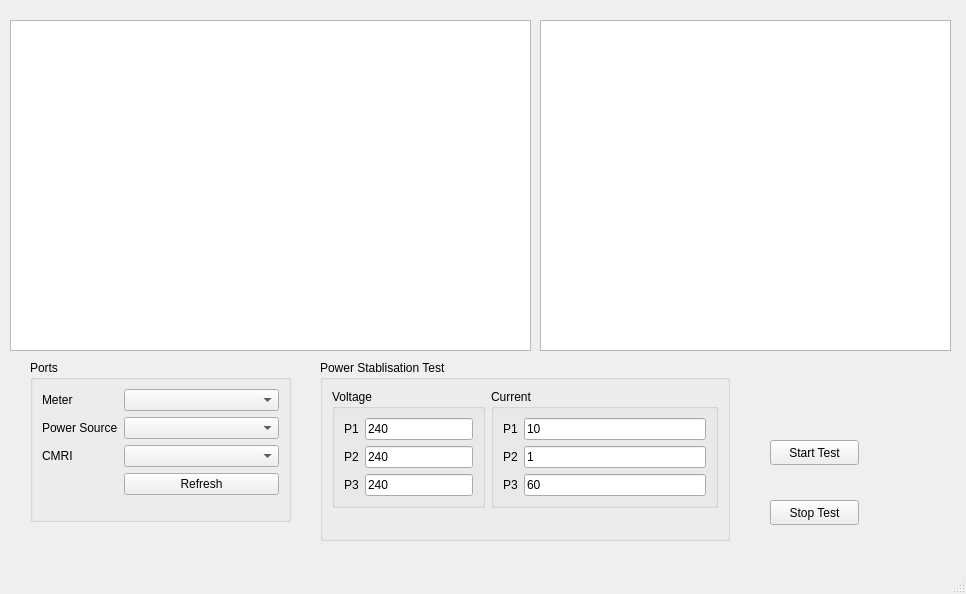
<?xml version="1.0" encoding="UTF-8"?>
<ui version="4.0">
 <class>MainWindow</class>
 <widget class="QMainWindow" name="MainWindow">
  <property name="geometry">
   <rect>
    <x>0</x>
    <y>0</y>
    <width>966</width>
    <height>594</height>
   </rect>
  </property>
  <property name="windowTitle">
   <string>MainWindow</string>
  </property>
  <widget class="QWidget" name="centralwidget">
   <widget class="QGraphicsView" name="customPlot">
    <property name="geometry">
     <rect>
      <x>10</x>
      <y>20</y>
      <width>521</width>
      <height>331</height>
     </rect>
    </property>
   </widget>
   <widget class="QPushButton" name="startBtn">
    <property name="geometry">
     <rect>
      <x>770</x>
      <y>440</y>
      <width>89</width>
      <height>25</height>
     </rect>
    </property>
    <property name="text">
     <string>Start Test</string>
    </property>
   </widget>
   <widget class="QPushButton" name="stopBtn">
    <property name="geometry">
     <rect>
      <x>770</x>
      <y>500</y>
      <width>89</width>
      <height>25</height>
     </rect>
    </property>
    <property name="text">
     <string>Stop Test</string>
    </property>
   </widget>
   <widget class="QGroupBox" name="groupBox">
    <property name="geometry">
     <rect>
      <x>30</x>
      <y>360</y>
      <width>261</width>
      <height>162</height>
     </rect>
    </property>
    <property name="title">
     <string>Ports</string>
    </property>
    <layout class="QFormLayout" name="formLayout">
     <item row="0" column="0">
      <widget class="QLabel" name="label">
       <property name="text">
        <string>Meter</string>
       </property>
      </widget>
     </item>
     <item row="1" column="0">
      <widget class="QLabel" name="label_5">
       <property name="text">
        <string>Power Source</string>
       </property>
      </widget>
     </item>
     <item row="2" column="0">
      <widget class="QLabel" name="label_14">
       <property name="text">
        <string>CMRI</string>
       </property>
      </widget>
     </item>
     <item row="3" column="1">
      <widget class="QPushButton" name="refreshBtn">
       <property name="text">
        <string>Refresh</string>
       </property>
      </widget>
     </item>
     <item row="0" column="1">
      <widget class="QComboBox" name="serialPort"/>
     </item>
     <item row="1" column="1">
      <widget class="QComboBox" name="psSerialPort"/>
     </item>
     <item row="2" column="1">
      <widget class="QComboBox" name="cmriSerialPort"/>
     </item>
    </layout>
   </widget>
   <widget class="QTextEdit" name="DialogLog">
    <property name="geometry">
     <rect>
      <x>540</x>
      <y>20</y>
      <width>411</width>
      <height>331</height>
     </rect>
    </property>
    <property name="verticalScrollBarPolicy">
     <enum>Qt::ScrollBarAsNeeded</enum>
    </property>
    <property name="sizeAdjustPolicy">
     <enum>QAbstractScrollArea::AdjustToContents</enum>
    </property>
    <property name="textInteractionFlags">
     <set>Qt::TextSelectableByKeyboard|Qt::TextSelectableByMouse</set>
    </property>
   </widget>
   <widget class="QGroupBox" name="groupBox_6">
    <property name="geometry">
     <rect>
      <x>320</x>
      <y>360</y>
      <width>410</width>
      <height>181</height>
     </rect>
    </property>
    <property name="title">
     <string>Power Stablisation Test</string>
    </property>
    <layout class="QFormLayout" name="formLayout_5">
     <item row="0" column="0">
      <widget class="QGroupBox" name="groupBox_7">
       <property name="title">
        <string>Voltage</string>
       </property>
       <layout class="QFormLayout" name="formLayout_6">
        <item row="0" column="0">
         <widget class="QLabel" name="label_7">
          <property name="text">
           <string>P1</string>
          </property>
         </widget>
        </item>
        <item row="0" column="1">
         <widget class="QLineEdit" name="phase1Voltage">
          <property name="text">
           <string>240</string>
          </property>
          <property name="placeholderText">
           <string>0</string>
          </property>
         </widget>
        </item>
        <item row="1" column="0">
         <widget class="QLabel" name="label_8">
          <property name="text">
           <string>P2</string>
          </property>
         </widget>
        </item>
        <item row="1" column="1">
         <widget class="QLineEdit" name="phase2Voltage">
          <property name="text">
           <string>240</string>
          </property>
          <property name="placeholderText">
           <string>0</string>
          </property>
         </widget>
        </item>
        <item row="2" column="0">
         <widget class="QLabel" name="label_10">
          <property name="text">
           <string>P3</string>
          </property>
         </widget>
        </item>
        <item row="2" column="1">
         <widget class="QLineEdit" name="phase3Voltage">
          <property name="text">
           <string>240</string>
          </property>
          <property name="placeholderText">
           <string>0</string>
          </property>
         </widget>
        </item>
       </layout>
      </widget>
     </item>
     <item row="0" column="1">
      <widget class="QGroupBox" name="groupBox_9">
       <property name="title">
        <string>Current</string>
       </property>
       <layout class="QFormLayout" name="formLayout_7">
        <item row="0" column="0">
         <widget class="QLabel" name="label_11">
          <property name="text">
           <string>P1</string>
          </property>
         </widget>
        </item>
        <item row="0" column="1">
         <widget class="QLineEdit" name="phase1Current">
          <property name="text">
           <string>10</string>
          </property>
          <property name="placeholderText">
           <string>0</string>
          </property>
         </widget>
        </item>
        <item row="1" column="0">
         <widget class="QLabel" name="label_12">
          <property name="text">
           <string>P2</string>
          </property>
         </widget>
        </item>
        <item row="2" column="0">
         <widget class="QLabel" name="label_13">
          <property name="text">
           <string>P3</string>
          </property>
         </widget>
        </item>
        <item row="2" column="1">
         <widget class="QLineEdit" name="phase3Current">
          <property name="text">
           <string>60</string>
          </property>
          <property name="placeholderText">
           <string>0</string>
          </property>
         </widget>
        </item>
        <item row="1" column="1">
         <widget class="QLineEdit" name="phase2Current">
          <property name="text">
           <string>1</string>
          </property>
          <property name="placeholderText">
           <string>0</string>
          </property>
         </widget>
        </item>
       </layout>
      </widget>
     </item>
    </layout>
   </widget>
  </widget>
  <widget class="QMenuBar" name="menubar">
   <property name="geometry">
    <rect>
     <x>0</x>
     <y>0</y>
     <width>966</width>
     <height>22</height>
    </rect>
   </property>
  </widget>
  <widget class="QStatusBar" name="statusbar"/>
 </widget>
 <resources/>
 <connections/>
</ui>
